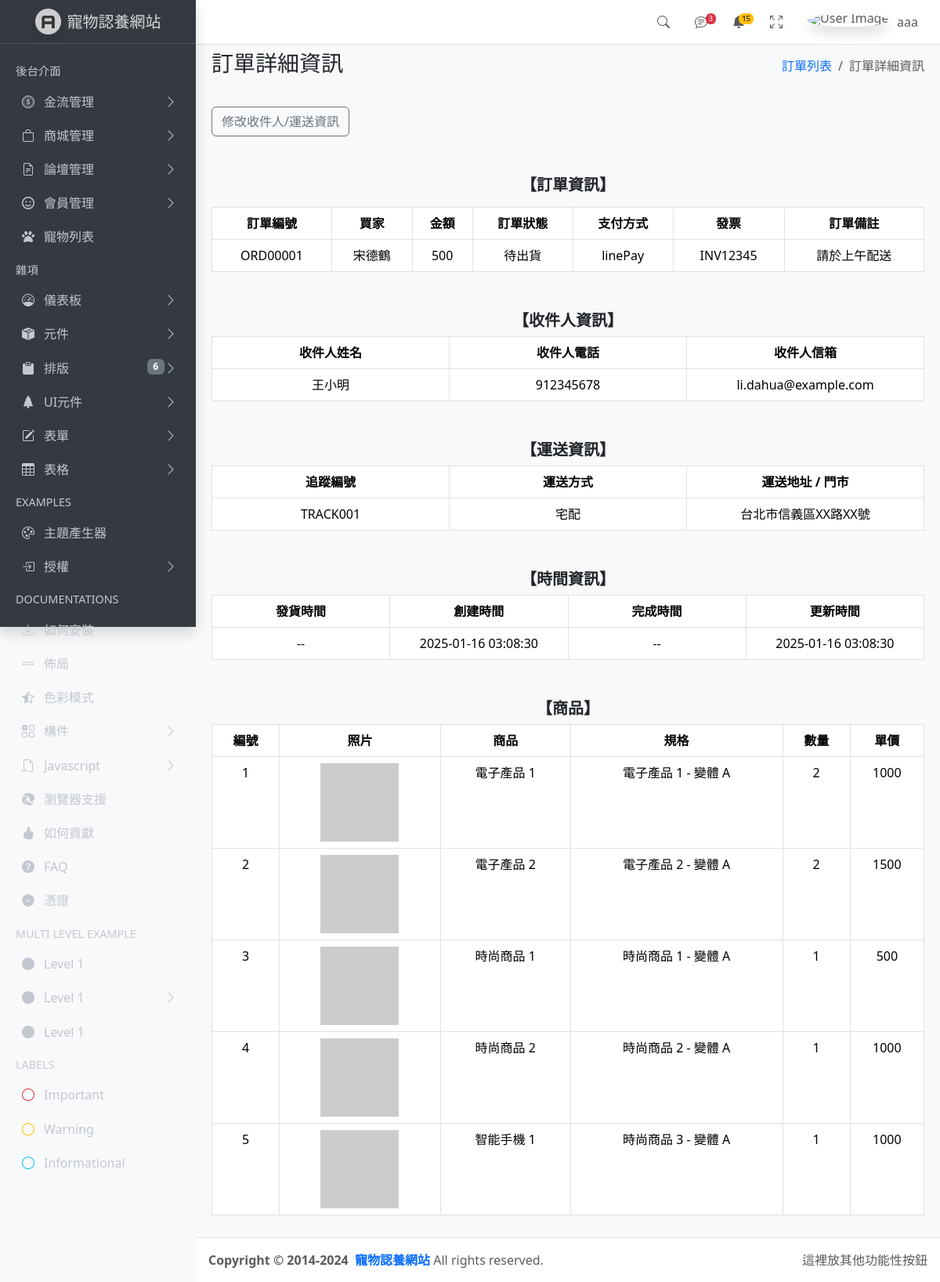
Screenshot of /dist/pages/shop/list-orderItem.php?order_id=ORD00001 (signed in) with the database file from the repository.
### tables this page shows
CREATE TABLE `orders` (
  `order_id` varchar(30) NOT NULL,
  `user_id` int NOT NULL,
  `total_price` int NOT NULL,
  `order_status` varchar(15) NOT NULL,
  `payment_method` varchar(20) NOT NULL,
  `payment_status` varchar(20) NOT NULL,
  `invoice_method` varchar(20) NOT NULL,
  `invoice` varchar(50) NOT NULL,
  `mobile_barcode` varchar(50) DEFAULT NULL,
  `taxID_number` varchar(50) DEFAULT NULL,
  `recipient_name` varchar(50) NOT NULL,
  `recipient_phone` int NOT NULL,
  `recipient_email` varchar(50) NOT NULL,
  `remark` varchar(50) DEFAULT NULL,
  `shipping_method` varchar(255) NOT NULL,
  `shipping_address` varchar(255) NOT NULL,
  `tracking_number` varchar(255) DEFAULT NULL,
  `shipped_at` datetime DEFAULT NULL,
  `created_at` datetime NOT NULL DEFAULT CURRENT_TIMESTAMP,
  `finish_at` datetime DEFAULT NULL,
  `updated_at` datetime NOT NULL DEFAULT CURRENT_TIMESTAMP ON UPDATE CURRENT_TIMESTAMP
);

CREATE TABLE `users` (
  `user_id` int NOT NULL,
  `user_email` varchar(255) NOT NULL,
  `user_password` varchar(255) NOT NULL,
  `user_name` varchar(255) NOT NULL,
  `user_number` varchar(255) NOT NULL,
  `user_address` varchar(255) NOT NULL,
  `user_birthday` date DEFAULT NULL,
  `user_level` varchar(255) DEFAULT NULL,
  `profile_picture` varchar(255) DEFAULT NULL,
  `user_status` varchar(255) DEFAULT NULL
);

CREATE TABLE `order_items` (
  `order_item_id` int NOT NULL,
  `order_id` varchar(30) NOT NULL,
  `product_id` int DEFAULT NULL,
  `variant_id` int DEFAULT NULL,
  `quantity` int NOT NULL,
  `price` int NOT NULL,
  `return_status` varchar(20) DEFAULT NULL,
  `returned_quantity` int DEFAULT '0'
);

CREATE TABLE `products` (
  `product_id` int NOT NULL,
  `product_name` varchar(255) NOT NULL,
  `product_description` text,
  `price` int NOT NULL,
  `category_id` int NOT NULL,
  `created_at` datetime NOT NULL DEFAULT CURRENT_TIMESTAMP,
  `updated_at` datetime NOT NULL DEFAULT CURRENT_TIMESTAMP ON UPDATE CURRENT_TIMESTAMP,
  `product_status` varchar(20) DEFAULT '上架',
  `image_url` varchar(255) DEFAULT NULL,
  `stock_quantity` int NOT NULL DEFAULT '0',
  `is_deleted` tinyint(1) NOT NULL DEFAULT '0'
);

CREATE TABLE `product_variants` (
  `variant_id` int NOT NULL,
  `product_id` int NOT NULL,
  `variant_name` varchar(255) NOT NULL,
  `price` int NOT NULL,
  `stock_quantity` int NOT NULL DEFAULT '0',
  `variant_status` varchar(20) DEFAULT NULL,
  `image_url` varchar(255) DEFAULT NULL,
  `is_deleted` tinyint(1) DEFAULT '0',
  `created_at` datetime NOT NULL DEFAULT CURRENT_TIMESTAMP,
  `updated_at` datetime NOT NULL DEFAULT CURRENT_TIMESTAMP ON UPDATE CURRENT_TIMESTAMP
);

### dist/pages/shop/list-orderItem.php (the view, shortened to what this page needs)
<?php
require __DIR__ . '/../parts/init.php';
$order_id = empty($_GET['order_id']) ? 0 : $_GET['order_id'];
  $sql = "SELECT
        *
        FROM
        orders o
        JOIN
        users u
        ON
        o.user_id = u.user_id
        WHERE
        o.order_id = :order_id";
    $stmt = $pdo->prepare($sql);
    $stmt->execute(['order_id' => $order_id]);
    $rows = $stmt->fetchAll();
  $sql_item = sprintf("SELECT
    i.product_id,
    i.quantity,
    i.price,
    i.return_status,
    i.returned_quantity,
    p.image_url AS product_img,
    p.product_name,
    v.image_url AS variant_img,
    v.variant_name
    FROM
    order_items i
    JOIN
    products p
    ON
    i.product_id =p.product_id
    LEFT JOIN
    product_variants v
    ON
    i.variant_id =v.variant_id
    WHERE
    i.order_id = :order_id
    ",
    $order_id
  );
  $stmt_item = $pdo->prepare($sql_item);
  $stmt_item->execute(['order_id' => $order_id]);
  $rows_item = $stmt_item->fetchAll();
?>
<!DOCTYPE html>
<html lang="en">
<head>
    <link href="https://cdn.jsdelivr.net/npm/bootstrap@5.3.3/dist/css/bootstrap.min.css" rel="stylesheet" />
</head>
<?php include ROOT_PATH . 'dist/pages/parts/head.php' ?>
<body class="layout-fixed sidebar-expand-lg bg-body-tertiary">
    <div class="app-wrapper">
        <?php include ROOT_PATH . 'dist/pages/parts/navbar.php' ?>
        <?php include ROOT_PATH . 'dist/pages/parts/sidebar.php' ?>
        <main class="app-main pt-5">
            <div class="app-content-header">
                <div class="container-fluid">
                    <div class="row">
                        <div class="col-sm-6">
                            <h3 class="mb-0">訂單詳細資訊</h3>
                        </div>
                        <div class="col-sm-6">
                            <ol class="breadcrumb float-sm-end">
                                <li class="breadcrumb-item"><a href="orders.php">訂單列表</a></li>
                                <li class="breadcrumb-item active" aria-current="page">訂單詳細資訊</li>
                            </ol>
                        </div>
                    </div>
                </div>
            </div>
            <div class="app-content">
<div class="container">
    <div class="row">
      <div class="col">
        <a href="./edit-order.php?order_id=<?= $rows['order_id'] ?>" class="btn btn-outline-secondary mt-3">修改收件人/運送資訊</a>
        <table class="table table-bordered my-3">
            <thead>
            <h5 class="text-center">【訂單資訊】</h5>
            <tr class="list-title">
              <th>訂單編號</th>
              <th>買家</th>
              <th>金額</th>
              <th>訂單狀態</th>
              <th>支付方式</th>
              <th>發票</th>
              <th>訂單備註</th>
            </tr>
          </thead>
          <tbody id="order-accordion">
              <tr class="list-order">
                <td><?= $rows['order_id'] ?></td>
                <td><?= htmlentities($rows['user_name']) ?></td>
                <td><?= $rows['total_price'] ?></td>
                <td><?= htmlentities($rows['order_status']) ?></td>
                <td><?= htmlentities($rows['payment_method']) ?></td>
                <td>
                  <?php if (!empty($rows['invoice'] )):?>
                  <?= htmlentities($rows['invoice']) ?>
                  <?php endif?>
                </td>
                <td><?= htmlentities($rows['remark']) ?></td>
              </tr>
          </tbody>
        </table>
        <table class="table table-fix table-bordered  mb-3">
          <h5 class="text-center">【收件人資訊】</h5>
          <thead>
            <tr class="list-title">
              <th>收件人姓名</th>
              <th>收件人電話</th>
              <th>收件人信箱</th>
            </tr>
          </thead>
          <tbody id="order-accordion">
            <tr>
              <td><?= htmlentities($rows['recipient_name']) ?></td>
              <td><?= htmlentities($rows['recipient_phone']) ?></td>
              <td><?= htmlentities($rows['recipient_email']) ?></td>
            </tr>
          </tbody>
        </table>
        <table class="table table-fix table-bordered mb-3">
          <h5 class="text-center">【運送資訊】</h5>
          <thead>
            <tr class="list-title">
              <th>追蹤編號</th>
              <th>運送方式</th>
              <th>運送地址 / 門市</th>
            </tr>
          </thead>
          <tbody id="order-accordion">
            <tr class="list-order">
                <td>
                <?php echo !empty($rows['tracking_number']) ? htmlentities($rows['tracking_number']) : '--'; ?>
                </td>
                <td><?= htmlentities($rows['shipping_method']) ?></td>
                <td><?= htmlentities($rows['shipping_address']) ?></td>
              </tr>
          </tbody>
        </table>
        <table class="table table-fix table-bordered ">
        <h5 class="text-center">【時間資訊】</h5>
        <thead>
            <tr class="list-title">
              <th>發貨時間</th>
              <th>創建時間</th>
              <th>完成時間</th>
              <th>更新時間</th>
            </tr>
          </thead>
          <tbody id="order-accordion">
              <tr class="list-order">
                <td>
                  <?php echo !empty($rows['shipped_at']) ? htmlentities($rows['shipped_at']) : '--'; ?>
                </td>
                <td><?= htmlentities($rows['created_at']) ?></td>
                <td>
                  <?php echo !empty($rows['finish_at']) ? htmlentities($rows['finish_at']) : '--'; ?>
                </td>
                <td><?= htmlentities($rows['updated_at']) ?></td>
              </tr>
          </tbody>
        </table>
        <table class="table table-bordered ">
        <h5 class="text-center">【商品】
        </h5>
          <thead>
            <tr class="list-title">
              <th>編號</th>
              <th>照片</th>
              <th>商品</th>
              <th>規格</th>
              <th>數量</th>
              <th>單價</th>
            </tr>
          </thead>
          <tbody>
            <?php foreach ($rows_item as $i): ?>
              <tr class="list-product">
                <td><?= $i['product_id'] ?></td>
                <td>
                  <?php if (!empty($i['variant_img'])): ?>
                    <img src="<?= $i['variant_img'] ?>" alt="" width="100px">
                  <?php elseif(!empty($i['product_img'])): ?>
                    <img src="<?= $i['product_img'] ?>" alt="" width="100px">
                  <?php else:?>
                    <div class="non_img ">無照片</div>
                  <?php endif; ?>
                </td>
                <td><?= htmlentities($i['product_name']) ?></td>
                <td>
                  <?php if (!empty($i['variant_name'])): ?>
                    <?= htmlentities($i['variant_name']) ?>
                  <?php endif; ?>
                </td>
                <td><?= $i['quantity'] ?></td>
                <td><?= $i['price'] ?></td>
              </tr>
            <?php endforeach; ?>
          </tbody>
        </table>
      </div>
    </div>
  </div>
            </div>
        </main>
        <?php include ROOT_PATH . 'dist/pages/parts/footer.php' ?>
    </div>
</body>
</html>

### dist/pages/shop/list-orderItem.php (style rules this page uses)
.table-fix { table-layout: fixed; width: 100%; }
.table-fix th, .table-fix td { overflow: hidden; }
.table th, .table td { text-align: center; }
h5.text-center { margin-top: 50px; font-weight: bolder; }

### rows the page displays
orders: order_id "ORD00001", user.user_name "宋德鶴", total_price "500", order_status "待出貨", payment_method "linePay", invoice "INV12345", remark "請於上午配送", recipient_name "王小明", recipient_phone "912345678", recipient_email "li.dahua@example.com", tracking_number "TRACK001", shipping_method "宅配", shipping_address "台北市信義區XX路XX號", created_at "2025-01-16 03:08:30", updated_at "2025-01-16 03:08:30"
order_items: product "1", product.product_name "電子產品 1", variant.variant_name "電子產品 1 - 變體 A", quantity "2", price "1000"
order_items: product "2", product.product_name "電子產品 2", variant.variant_name "電子產品 2 - 變體 A", quantity "2", price "1500"
order_items: product "3", product.product_name "時尚商品 1", variant.variant_name "時尚商品 1 - 變體 A", quantity "1", price "500"
order_items: product "4", product.product_name "時尚商品 2", variant.variant_name "時尚商品 2 - 變體 A", quantity "1", price "1000"
order_items: product "5", product.product_name "智能手機 1", variant.variant_name "時尚商品 3 - 變體 A", quantity "1", price "1000"

### other values shown
$current_account "aaa"
